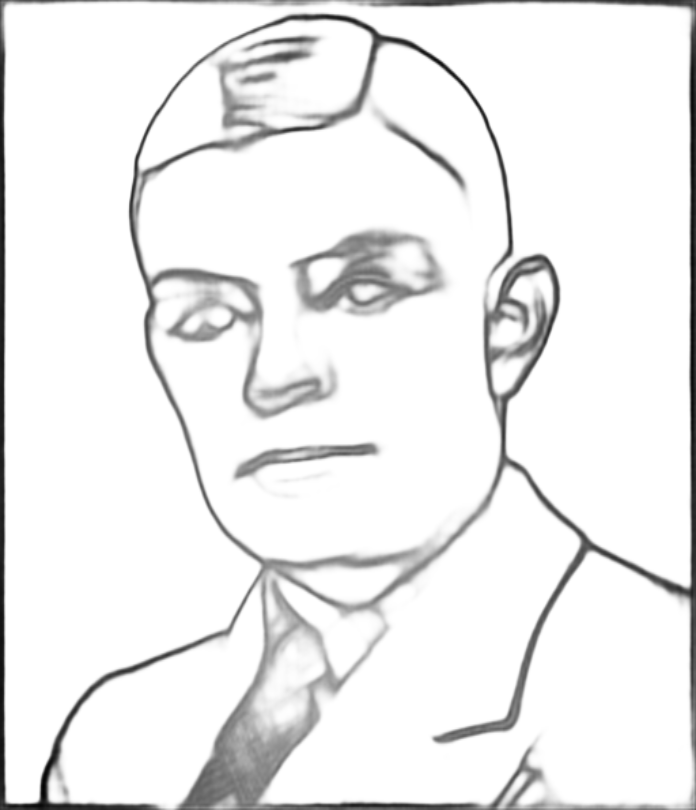
#> input picture python_code/alan_edges.png, 696 x 810 px
$ python get_contours.py
#> lines starting #> are read from the running program, lines starting #| are printed output that depends on the picture; after the words box and inside, x2 and y2 are one past the last pixel; in counts of white or black regions, pixels touching at a corner belong together
import numpy as np
import cv2 as cv
from scipy.interpolate import CubicSpline

# Read in image with edges, calculate contours, and draw them
im = cv.imread("alan_edges.png", 0)
#> im is the input picture: shape (810, 696); min 1, max 255, mean 237.5
image_contours = np.ones((im.shape[0], im.shape[1], 3)) * 255
ret, thresh = cv.threshold(im, 127, 255, 0)
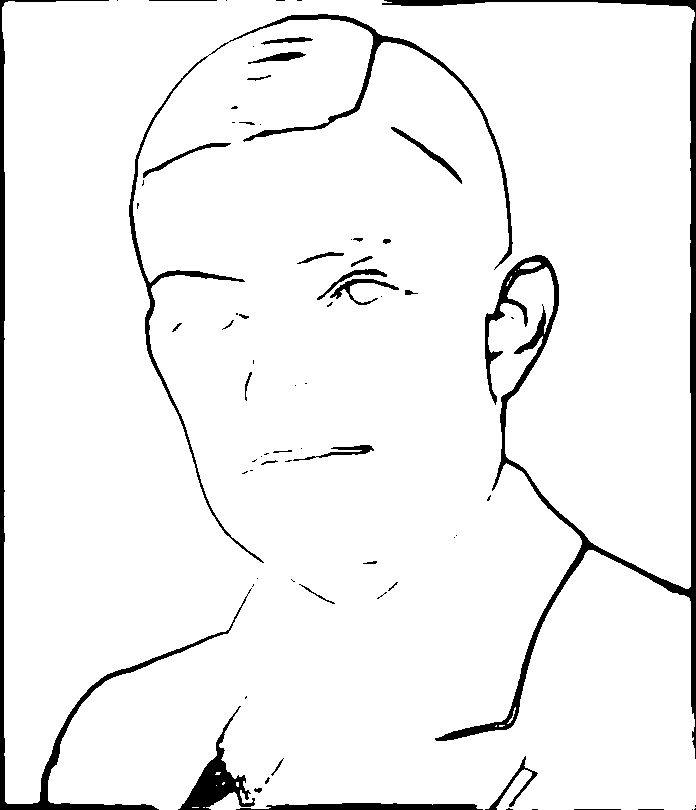
#> thresh: shape (810, 696); 94.9% white; 73 black regions (39 under 20 px)
contours, hierarchy = cv.findContours(thresh, cv.RETR_TREE, cv.CHAIN_APPROX_NONE)
#> contours = 90 contours, 56 with area under 20; largest, box (x1, y1, x2, y2) and area: (2, 0, 696, 810) 539885, (228, 13, 514, 270) 3238, (128, 55, 265, 564) 2765, (329, 278, 400, 306) 540, (390, 126, 463, 185) 496
cv.drawContours(image_contours, [c for c in contours if len(c) > 500], -1, (0, 0, 0), 1)
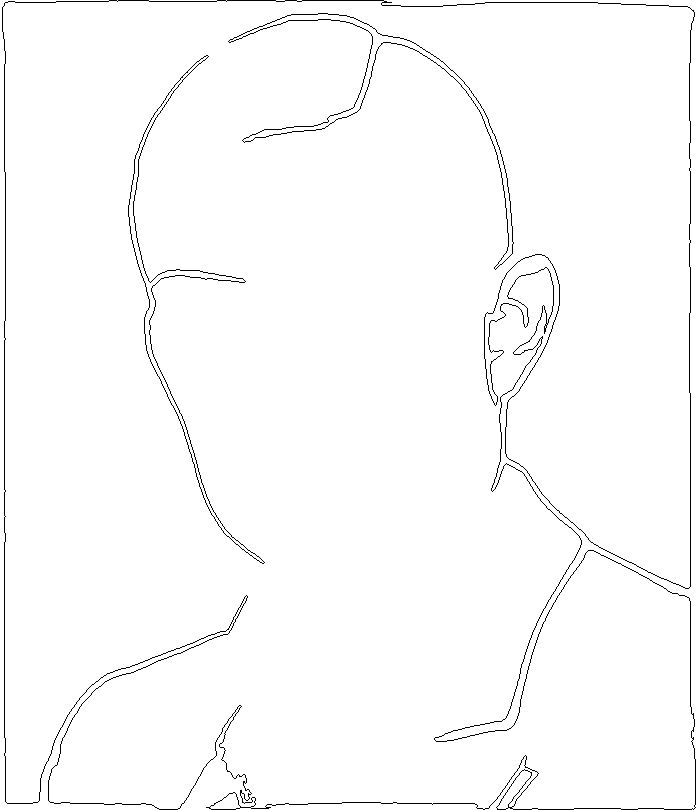
#> image_contours: shape (810, 696, 3) float64; 98.5% white; black in thin lines or dots

cv.imwrite("alan_contours.png", image_contours)


def is_extendable(im, point):
    """
    Helper function to determine if we should continue to extend a point.
    This is based on if the point is still within the image boundaries and
    if the pixel corresponding to the point is white enough (this indicates)
    we haven't hitten another edge.
    """
    point = np.rint(point).astype(int)
    return (
        point[0] >= 0
        and point[0] < im.shape[1]
        and point[1] >= 0
        and point[1] < im.shape[0]
        and im[point[1], point[0]] >= 100
    )


# Iterate through all of the contours and for contours that have enough points
# calculate a spline and step through the function and every so often calculate
# the normal to the point and step in both direction drawing a line until you hit
# another edge.
for i in range(0, len(contours)):
    # only look at contours with at least 500 points
    if len(contours[i]) < 500:
        continue
    print(contours[i].shape)
    # need to remove extra dummy dimension
    c = contours[i].squeeze(1)

    # Calculate distances to parameterize the contour and create a spline
    # from distance to pixel location.
    distance = np.cumsum(np.sqrt(np.sum(np.diff(c, axis=0) ** 2, axis=1)))
    distance = np.insert(distance, 0, 0)
    f = CubicSpline(distance, c)

    # Step through points in the spline
    for i in range(0, int(distance[-1]), 1):
        # uncomment line below to see various points on the spline
        # cv.circle(image_contours, tuple(np.rint(f(i)).astype(int)), 1, (0,0,0), 1)

        # every 70 steps take the normal of the point
        if i % 70 == 0:
            derivative = f(i, 1)
            normal = np.array([-derivative[1], derivative[0]])

            # move in the (opposite) direction of the normal to the point
            # until you hit another edge
            ep_values = np.array([-1, 1]) * 0.5
            for eps in ep_values:
                point = f(i)
                while is_extendable(im, point):
                    point += normal * eps

                # draw line from starting point to ending point
                cv.line(
                    image_contours,
                    tuple(np.rint(f(i)).astype(int)),
                    tuple(np.rint(point).astype(int)),
                    (0, 0, 0),
                    1,
                )
#> this loop made 90 passes
#| (5952, 1, 2)
#| (1224, 1, 2)
#| (1203, 1, 2)
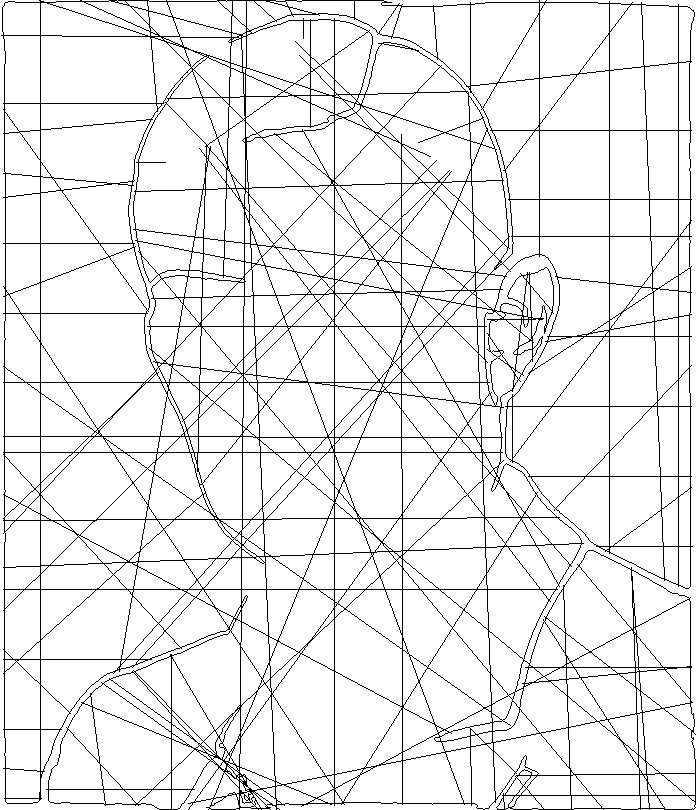
#> image_contours: shape (810, 696, 3) float64; 92.6% white; black in thin lines or dots

cv.imwrite("alan_contours_segmented.png", image_contours)
